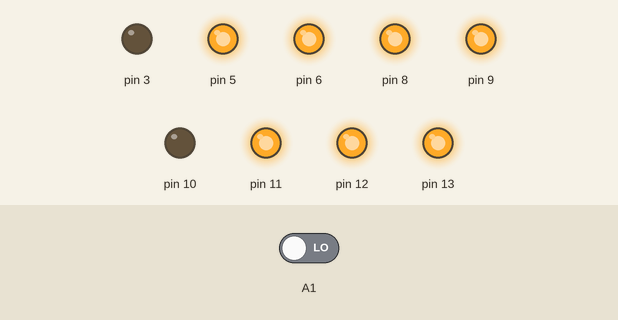
The sketch below on a simulated Arduino Uno, built with avr-gcc and run on an emulated ATmega328P. Parts: output pins drawn as LEDs (lit = HIGH). Inputs (shaded band) come from the test bench; at power-on: A1 LOW.

Above: at 1.2 s.
1.3 s: A1 driven HIGH
At 2.5 s:
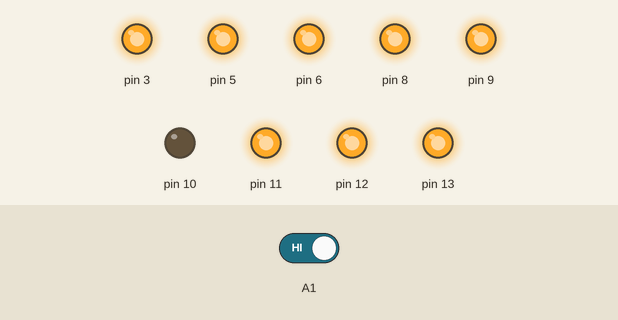
4.3 s: A1 driven LOW
At 4.8 s:
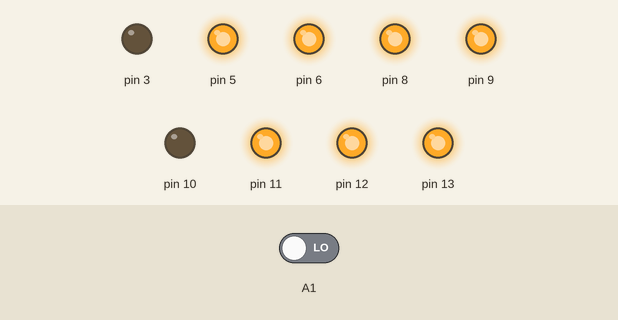
Timing chart, 0 to 7.3 s (numbered marks = the images above; inputs shaded):
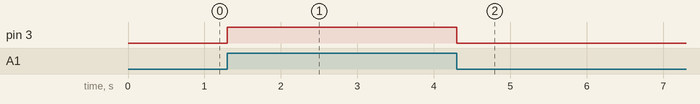

Measured:
- after the input at 1.3 s, pin 3: LOW → HIGH at once
- after the input at 4.3 s, pin 3: HIGH → LOW at once

The sketch:

TestSerialReadWrite.ino
```cpp
#include <plcLib_activeLOW.h>
int incomingByte = 0;   // for incoming serial data

void setup() {
  // put your setup code here, to run once:
  setupPLC();
  // initialize serial communication at 9600 bits per second:
  Serial.begin(9600);
}

void loop() {
  // put your main code here, to run repeatedly:
  in(A1);
  out(Y0);
  /*
  Serial.print("input X0: ");
  Serial.print(in(X0));
  Serial.print("\t output Y0 :");
  Serial.println(Y0);
  delay(1);        // delay in between reads for stability
  */
  if (Serial.available() > 0) {
                // read the incoming byte:
                incomingByte = Serial.read();

                // say what you got:
                Serial.print("I received: ");
                Serial.println(incomingByte);
               delay(100);        // delay in between reads for stability
        }
}
```
